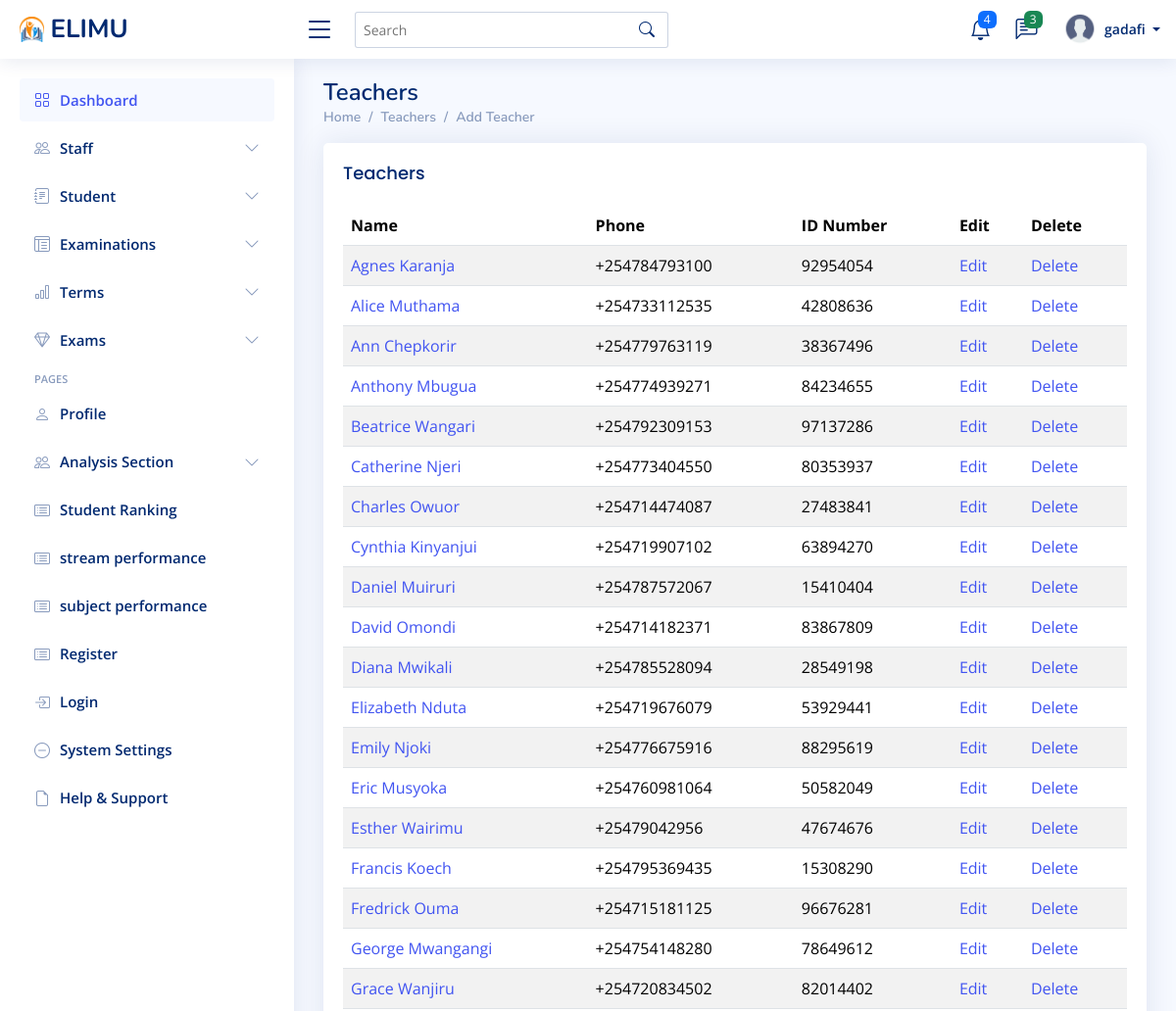
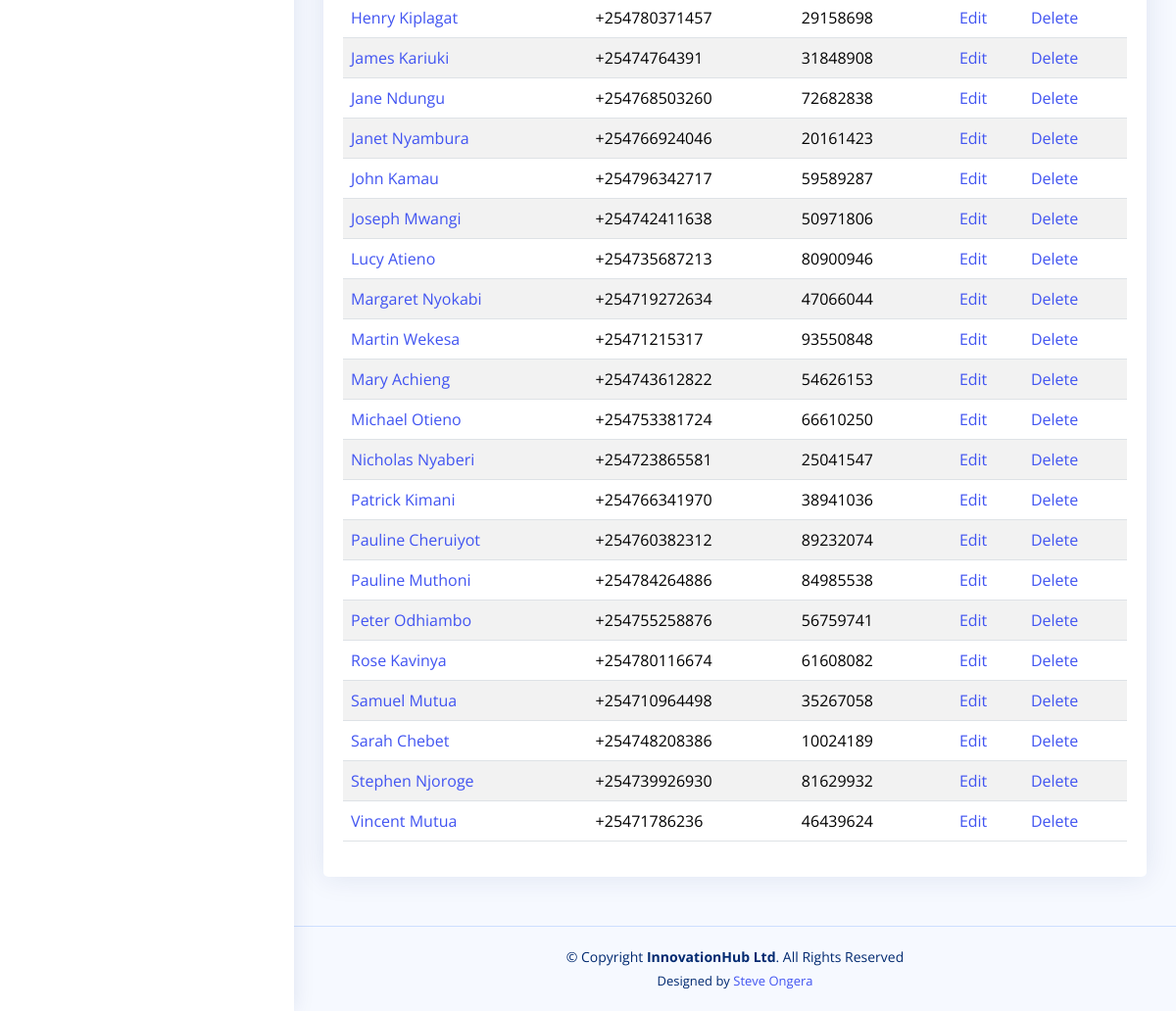
/teachers/ (signed in), run on the app's committed database (2 pictures, top to bottom).
### myapp/models.py (models this page shows, shortened)
class Teacher(models.Model):
    id_number = models.CharField(max_length=20, unique=True)
    first_name = models.CharField(max_length=100)
    last_name = models.CharField(max_length=100)
    email = models.EmailField(unique=True)
    phone = models.CharField(max_length=15, unique=True)
    address = models.TextField(null=True, blank=True)
    assigned_class = models.ForeignKey(Class_of_study, on_delete=models.SET_NULL, null=True, blank=True, related_name="teachers")
    profile_image = models.ImageField(upload_to="teachers_profiles/", default="teachers_profiles/profile.png",  null=True, blank=True)
    teacher_code = models.CharField(max_length=6, unique=True, blank=True)
    date_of_birth = models.DateField(null=True, blank=True)
    gender = models.CharField(max_length=10, choices=[('M', 'Male'), ('F', 'Female')], null=True, blank=True)
    nationality = models.CharField(max_length=50, null=True, blank=True)
    employment_date = models.DateField(null=True, blank=True)
    department = models.CharField(max_length=100, null=True, blank=True)
    position = models.CharField(max_length=100, null=True, blank=True)  # e.g., Senior Teacher, HOD
    emergency_contact_name = models.CharField(max_length=100, null=True, blank=True)
    emergency_contact_phone = models.CharField(max_length=15, null=True, blank=True)
    emergency_contact_relationship = models.CharField(max_length=50, null=True, blank=True)
    created_at = models.DateTimeField(auto_now_add=True)
    updated_at = models.DateTimeField(auto_now=True)
    class Meta:
        ordering = ['first_name', 'last_name']

### myapp/views.py (the view)
# urls.py: path('teachers/', views.teacher_list, name='teacher_list'),
@login_required
def teacher_list(request):
    teachers = Teacher.objects.all()
    return render(request, 'teachers/teacher_list.html', {'teachers': teachers})

### myapp/context_processors.py (called while the page is built)
def unread_messages(request):
    if request.user.is_authenticated:
        messages = Message.objects.filter(receiver=request.user, is_read=False).order_by('-timestamp')
        return {'messages': messages}
    return {'messages': []}

### templates/teachers/teacher_list.html
{% extends "base/base.html" %}
{% block content %}
<div class="pagetitle">
    <h1>Teachers</h1>
    <nav>
      <ol class="breadcrumb">
        <li class="breadcrumb-item"><a href="{% url 'admin_dashboard' %}">Home</a></li>
        <li class="breadcrumb-item">Teachers</li>
        <li class="breadcrumb-item active"><a href="{% url 'teacher_create' %}">Add Teacher</a></li>
      </ol>
    </nav>
</div>
<section class="section">
    <div class="row">
        <div class="col-lg-12">
            <div class="card">
                <div class="card-body">
                    <h5 class="card-title">Teachers</h5>
                    <div class="table-responsive">
                        <table class="table table-striped datatable">
                            <thead>
                                <tr>
                                    <th>Name</th>
                                    <th>Phone</th>
                                    <th> ID Number</th>
                                    <th>Edit</th>
                                    <th>Delete</th>
                                </tr>
                            </thead>
                            <tbody>
                              {% for teacher in teachers %}
                                <tr>
                                    <td><a href="{% url 'teacher_detail' teacher.id %}"> {{ teacher.first_name }} {{ teacher.last_name }}</a></td>
                                    <td>{{teacher.phone}}</td>
                                    <td>{{ teacher.id_number }}</td>
                                    <td><a href="{% url 'teacher_edit' teacher.id %}">Edit</a></td>
                                    <td><a href="{% url 'teacher_delete' teacher.id %}">Delete</a></td>
                                </tr>
                                {% endfor %}
                            </tbody>
                        </table>
                    </div>
                </div>
            </div>
        </div>
    </div>
</section>
{% endblock %}

### templates/base/navbar.html (shortened to what this page needs)
{% load static %}
<header id="header" class="header fixed-top d-flex align-items-center">
    <div class="d-flex align-items-center justify-content-between">
      {% if request.user.is_staff %}
        <a href="{% url 'admin_dashboard'%}" class="logo d-flex align-items-center">
        {% else %}
        <a href="{% url 'student_dashboard'%}" class="logo d-flex align-items-center">
      {% endif %}
        <img src="{% static 'assets/img/logo.png'%}" alt="">
        <span class="d-none d-lg-block">ELIMU</span>
      </a>
      <i class="bi bi-list toggle-sidebar-btn"></i>
    </div>
    <div class="search-bar">
      <form class="search-form d-flex align-items-center" method="POST" action="#">
        <input type="text" name="query" placeholder="Search" title="Enter search keyword">
        <button type="submit" title="Search"><i class="bi bi-search"></i></button>
      </form>
    </div>
    <nav class="header-nav ms-auto">
      <ul class="d-flex align-items-center">
        <li class="nav-item dropdown">
          <a class="nav-link nav-icon" href="#" data-bs-toggle="dropdown">
            <i class="bi bi-bell"></i>
            <span class="badge bg-primary badge-number">4</span>
          </a>
            </li>
          </ul>
        <li class="nav-item dropdown">
          <a class="nav-link nav-icon" href="#" data-bs-toggle="dropdown">
            <i class="bi bi-chat-left-text"></i>
            <span class="badge bg-success badge-number">3</span>
          </a>
        </li>
        <li class="nav-item dropdown pe-3">
          <a class="nav-link nav-profile d-flex align-items-center pe-0" href="#" data-bs-toggle="dropdown">
            <img src="{% static 'assets/img/profile.png'%}" alt="Profile" class="rounded-circle">
            <span class="d-none d-md-block dropdown-toggle ps-2">
              {% if user.is_authenticated %}
                   {{ user.username }}
              {% else %}
                  Admin
              {% endif %}
            </span>
          </a>
        </li>
    </nav>
  </header>

### static/assets/css/style.css (style rules this page uses)
:root { scroll-behavior: smooth; }
body { font-family: "Open Sans", sans-serif; background: #f6f9ff; color: #444444; }
a { color: #4154f1; text-decoration: none; }
h1, h2, h3, h4, h5, h6 { font-family: "Nunito", sans-serif; }
.pagetitle { margin-bottom: 10px; }
.pagetitle h1 { font-size: 24px; margin-bottom: 0; font-weight: 600; color: #012970; }
.card { margin-bottom: 30px; border: none; border-radius: 5px; box-shadow: 0px 0 30px rgba(1, 41, 112, 0.1); }
.card-title { padding: 20px 0 15px 0; font-size: 18px; font-weight: 500; color: #012970; font-family: "Poppins", sans-serif; }
.card-body { padding: 0 20px 20px 20px; }
.breadcrumb { font-size: 14px; font-family: "Nunito", sans-serif; color: #899bbd; font-weight: 600; }
.breadcrumb a { color: #899bbd; transition: 0.3s; }
.breadcrumb .breadcrumb-item::before { color: #899bbd; }
.breadcrumb .active { color: #51678f; font-weight: 600; }
.logo { line-height: 1; }
@media (min-width: 1200px) { .logo { width: 280px; } }
.logo img { max-height: 26px; margin-right: 6px; }
.logo span { font-size: 26px; font-weight: 700; color: #012970; font-family: "Nunito", sans-serif; }
.header { transition: all 0.5s; z-index: 997; height: 60px; box-shadow: 0px 2px 20px rgba(1, 41, 112, 0.1); background-color: #fff; padding-left: 20px; }
.header .toggle-sidebar-btn { font-size: 32px; padding-left: 10px; cursor: pointer; color: #012970; }
.header .search-bar { min-width: 360px; padding: 0 20px; }
.header .search-form { width: 100%; }
.header .search-form input { border: 0; font-size: 14px; color: #012970; border: 1px solid rgba(1, 41, 112, 0.2); padding: 7px 38px 7px 8px; border-radius: 3px; transition: 0.3s; width: 100%; }
.header .search-form button { border: 0; padding: 0; margin-left: -30px; background: none; }
.header .search-form button i { color: #012970; }
.header-nav ul { list-style: none; }
.header-nav>ul { margin: 0; padding: 0; }
.header-nav .nav-icon { font-size: 22px; color: #012970; margin-right: 25px; position: relative; }
.header-nav .nav-profile { color: #012970; }
.header-nav .nav-profile img { max-height: 36px; }
.header-nav .nav-profile span { font-size: 14px; font-weight: 600; }
.header-nav .badge-number { position: absolute; inset: -2px -5px auto auto; font-weight: normal; font-size: 12px; padding: 3px 6px; }

### data on the page
Teacher: first_name "Agnes", last_name "Karanja", phone "+254784793100", id_number "92954054"
Teacher: first_name "Alice", last_name "Muthama", phone "+254733112535", id_number "42808636"
Teacher: first_name "Ann", last_name "Chepkorir", phone "+254779763119", id_number "38367496"
Teacher: first_name "Anthony", last_name "Mbugua", phone "+254774939271", id_number "84234655"
Teacher: first_name "Beatrice", last_name "Wangari", phone "+254792309153", id_number "97137286"
Teacher: first_name "Catherine", last_name "Njeri", phone "+254773404550", id_number "80353937"
Teacher: first_name "Charles", last_name "Owuor", phone "+254714474087", id_number "27483841"
Teacher: first_name "Cynthia", last_name "Kinyanjui", phone "+254719907102", id_number "63894270"
Teacher: first_name "Daniel", last_name "Muiruri", phone "+254787572067", id_number "15410404"
Teacher: first_name "David", last_name "Omondi", phone "+254714182371", id_number "83867809"
Teacher: first_name "Diana", last_name "Mwikali", phone "+254785528094", id_number "28549198"
Teacher: first_name "Elizabeth", last_name "Nduta", phone "+254719676079", id_number "53929441"
Teacher: first_name "Emily", last_name "Njoki", phone "+254776675916", id_number "88295619"
Teacher: first_name "Eric", last_name "Musyoka", phone "+254760981064", id_number "50582049"
Teacher: first_name "Esther", last_name "Wairimu", phone "+25479042956", id_number "47674676"
Teacher: first_name "Francis", last_name "Koech", phone "+254795369435", id_number "15308290"
Teacher: first_name "Fredrick", last_name "Ouma", phone "+254715181125", id_number "96676281"
Teacher: first_name "George", last_name "Mwangangi", phone "+254754148280", id_number "78649612"
Teacher: first_name "Grace", last_name "Wanjiru", phone "+254720834502", id_number "82014402"
Teacher: first_name "Henry", last_name "Kiplagat", phone "+254780371457", id_number "29158698"
Teacher: first_name "James", last_name "Kariuki", phone "+25474764391", id_number "31848908"
Teacher: first_name "Jane", last_name "Ndungu", phone "+254768503260", id_number "72682838"
Teacher: first_name "Janet", last_name "Nyambura", phone "+254766924046", id_number "20161423"
Teacher: first_name "John", last_name "Kamau", phone "+254796342717", id_number "59589287"
Teacher: first_name "Joseph", last_name "Mwangi", phone "+254742411638", id_number "50971806"
Teacher: first_name "Lucy", last_name "Atieno", phone "+254735687213", id_number "80900946"
Teacher: first_name "Margaret", last_name "Nyokabi", phone "+254719272634", id_number "47066044"
Teacher: first_name "Martin", last_name "Wekesa", phone "+25471215317", id_number "93550848"
Teacher: first_name "Mary", last_name "Achieng", phone "+254743612822", id_number "54626153"
Teacher: first_name "Michael", last_name "Otieno", phone "+254753381724", id_number "66610250"
Teacher: first_name "Nicholas", last_name "Nyaberi", phone "+254723865581", id_number "25041547"
Teacher: first_name "Patrick", last_name "Kimani", phone "+254766341970", id_number "38941036"
Teacher: first_name "Pauline", last_name "Cheruiyot", phone "+254760382312", id_number "89232074"
Teacher: first_name "Pauline", last_name "Muthoni", phone "+254784264886", id_number "84985538"
Teacher: first_name "Peter", last_name "Odhiambo", phone "+254755258876", id_number "56759741"
Teacher: first_name "Rose", last_name "Kavinya", phone "+254780116674", id_number "61608082"
Teacher: first_name "Samuel", last_name "Mutua", phone "+254710964498", id_number "35267058"
Teacher: first_name "Sarah", last_name "Chebet", phone "+254748208386", id_number "10024189"
Teacher: first_name "Stephen", last_name "Njoroge", phone "+254739926930", id_number "81629932"
Teacher: first_name "Vincent", last_name "Mutua", phone "+25471786236", id_number "46439624"

### other printed values
{{ user.username }} "gadafi"
